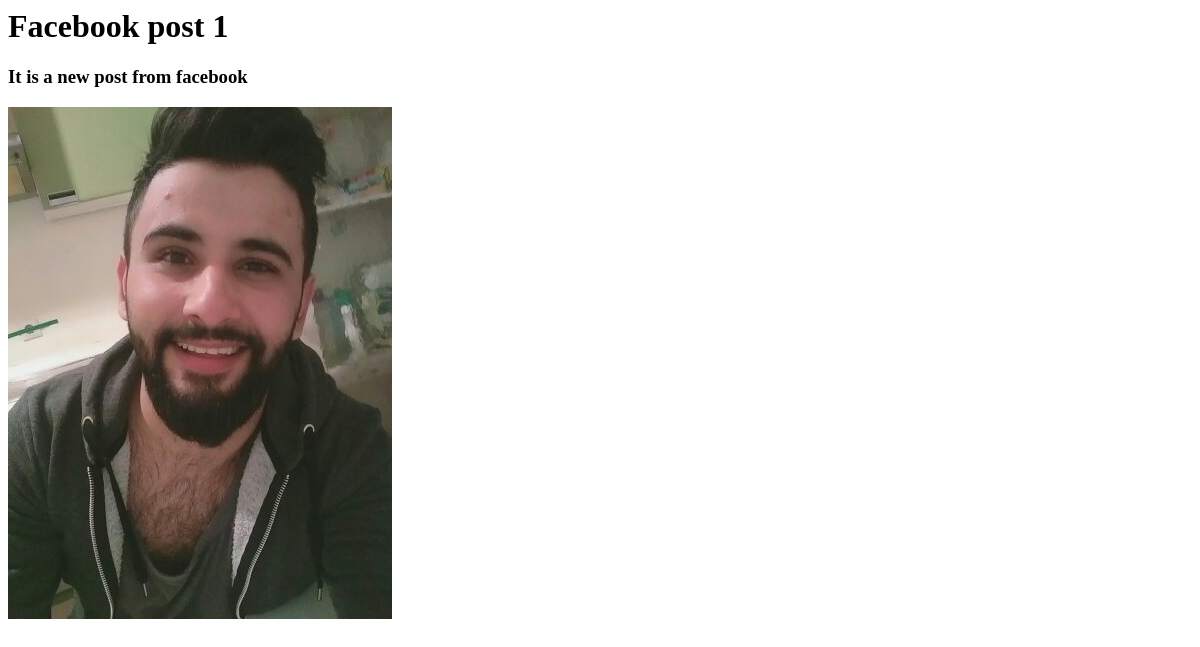
/blog/1, run on an earlier commit of the app's database.
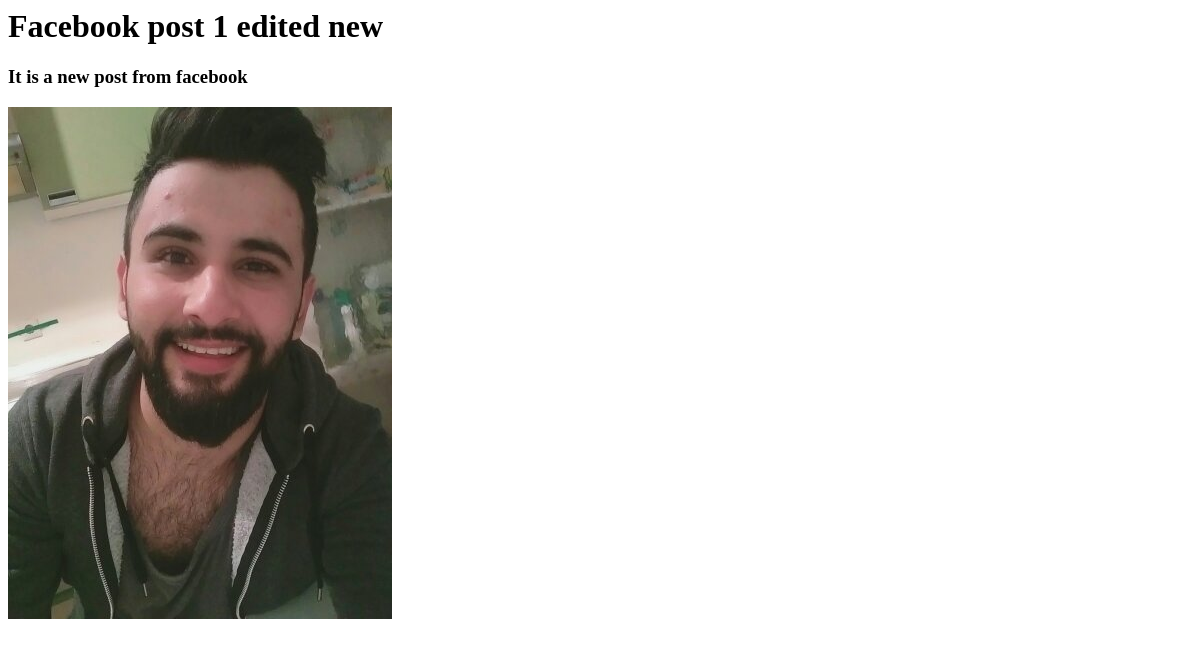
And on a later commit of the database.
### posts/models.py (models this page shows)
class Post(models.Model):
    title = models.CharField(max_length=100)
    date = models.DateTimeField()
    Content = models.TextField(max_length=15000)
    author = models.ForeignKey(Author,related_name='post_Author',on_delete=models.CASCADE)
    image = models.ImageField(upload_to='Post')
    tags = TaggableManager()
    def __str__(self):
        return self.title

### posts/views.py (the view)
# urls.py: path('blog/<int:post_id>',post_detail),
def post_detail(request,post_id):
    data = Post.objects.get(id=post_id)
    return render(request,'posts/detail.html',{'posts':data})

### posts/templates/posts/detail.html
<h1>{{posts}}</h1>
<h3>{{posts.Content}}</h3>
<img src="{{posts.image.url}}" alt="">

What changed in the data, as far as the page shows it:
changed Post "It is a new post from facebook": title "Facebook post 1" → "Facebook post 1 edited new"
